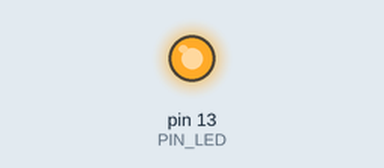
The sketch below on a simulated Arduino Uno, built with avr-gcc and run on an emulated ATmega328P. On the bench: output pins drawn as LEDs (lit = HIGH). What the sketch prints to the serial monitor is not drawn.

Above: at 0.1 s.
Timing chart, 0 to 1.6 s (numbered marks = the images above):
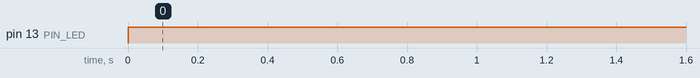

Measured:
- by itself, pin 13 (PIN_LED): LOW → HIGH at 0.00 s

The sketch:

04_example_3.ino.ino
```cpp
#define PIN_LED 13
unsigned int count, toggle;

void setup() {
  // put your setup code here, to run once:
  pinMode(PIN_LED, OUTPUT);
  Serial.begin(115200); // Initialize serial port
  while (!Serial) {
    ; // wait for serial port to connect. Needed for native USB
  }
  Serial.println("Hello world");
  int count = 0;
  int toggle = 0;
  digitalWrite(PIN_LED, toggle); // turn off LED.
}

void loop() {
  // put your main code here, to run repeatedly:
  int count = 0, toggle = 0;
  Serial.println(++count);
  toggle = toggle_state(toggle);
  digitalWrite(PIN_LED, toggle);
  delay(1000);
}

int toggle_state(int toggle){
  if (toggle == 0) return 1;
  else return 0;
}
```
